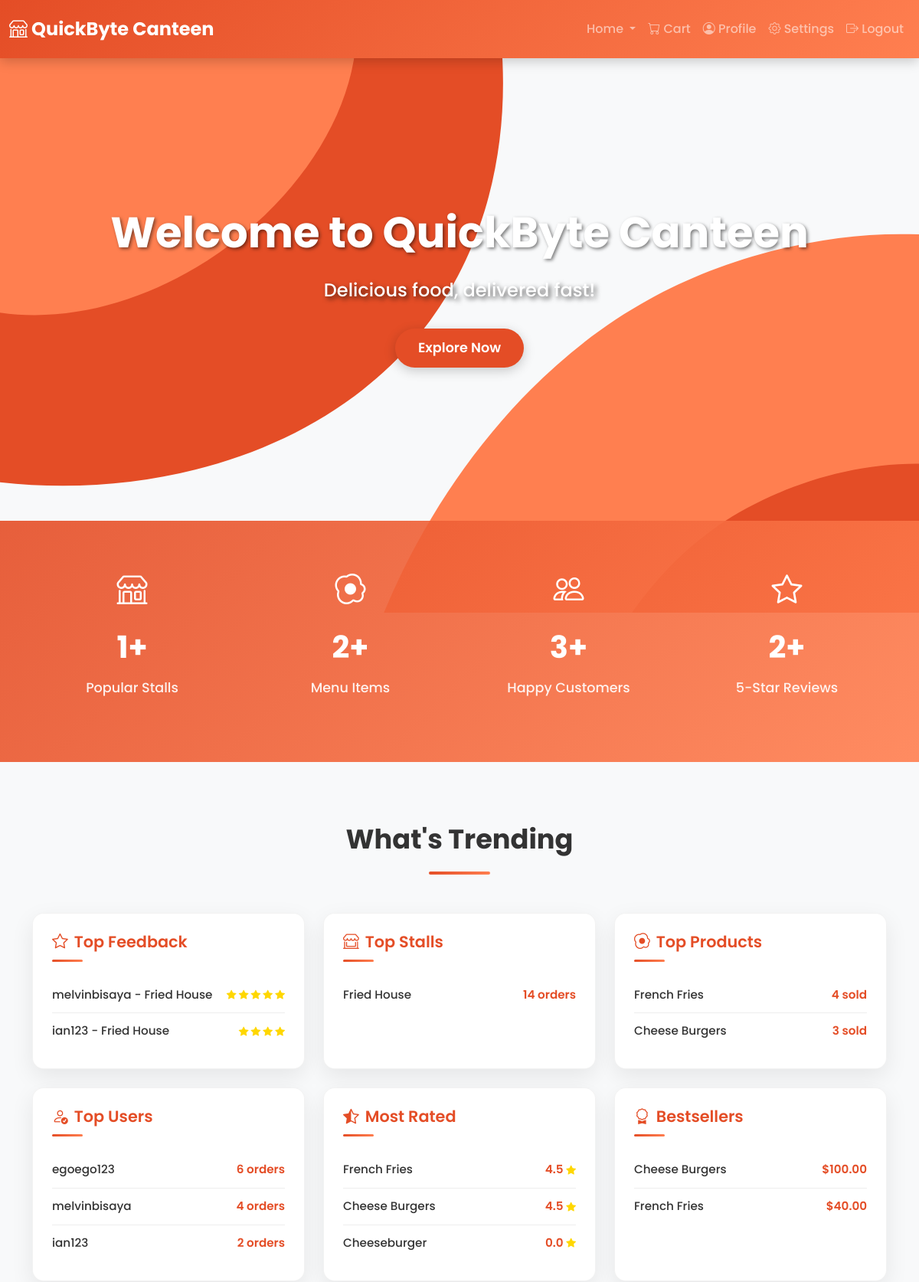
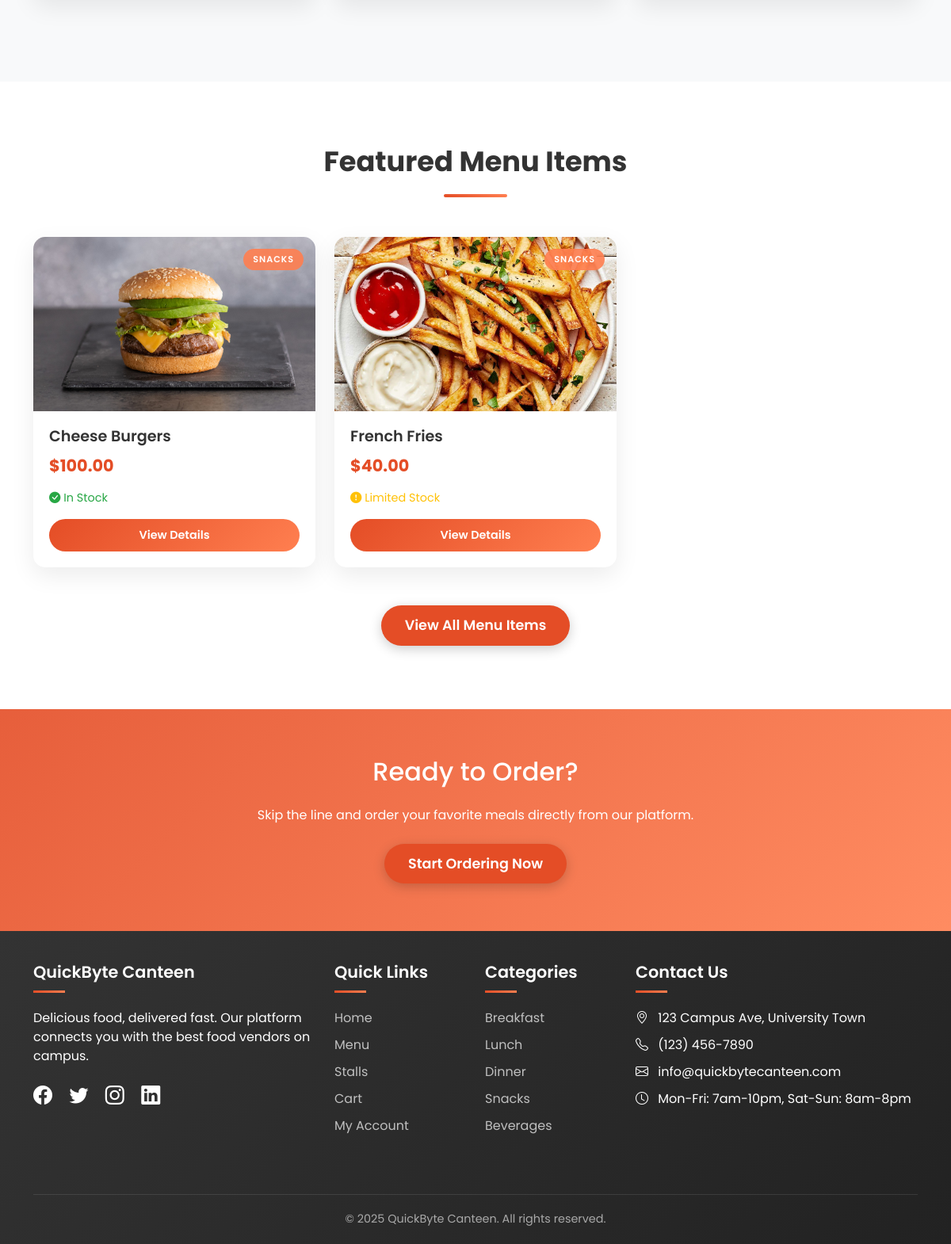
The page /user/index.php (signed in) on the database its author committed (2 pictures, top to bottom).
### tables this page shows
CREATE TABLE IF NOT EXISTS `feedback` (
  `feedback_id` int(11) NOT NULL AUTO_INCREMENT,
  `user_id` int(11) NOT NULL,
  `stall_id` int(11) NOT NULL,
  `rating` int(11) DEFAULT NULL CHECK (`rating` between 1 and 5),
  `comment` text DEFAULT NULL,
  `created_at` timestamp NOT NULL DEFAULT current_timestamp(),
  PRIMARY KEY (`feedback_id`),
  KEY `user_id` (`user_id`),
  KEY `fk_feedback_stalls` (`stall_id`)
);

CREATE TABLE IF NOT EXISTS `users` (
  `user_id` int(11) NOT NULL AUTO_INCREMENT,
  `name` varchar(100) NOT NULL,
  `email` varchar(100) NOT NULL,
  `password` varchar(255) NOT NULL,
  `role` enum('Student','Retailer','Admin') DEFAULT NULL,
  `balance` decimal(10,2) DEFAULT 0.00,
  `phone` varchar(15) DEFAULT NULL,
  `address` varchar(255) DEFAULT NULL,
  `status` tinyint(1) NOT NULL DEFAULT 1,
  `image_path` varchar(255) DEFAULT 'images/default-profile.jpg',
  `email_unique` varchar(255) GENERATED ALWAYS AS (case when `email` = 'ad123min@gmail.com' then NULL else `email` end) STORED,
  PRIMARY KEY (`user_id`),
  UNIQUE KEY `email` (`email`),
  UNIQUE KEY `email_unique` (`email_unique`),
  UNIQUE KEY `unique_email_constraint` (`email`,`role`)
);

CREATE TABLE IF NOT EXISTS `stalls` (
  `stall_id` int(11) NOT NULL AUTO_INCREMENT,
  `stall_name` varchar(100) NOT NULL,
  `description` text DEFAULT NULL,
  `image_path` varchar(255) NOT NULL DEFAULT 'default_stall.jpg',
  `status` enum('Open','Closed','','') NOT NULL,
  `created_at` timestamp NOT NULL DEFAULT current_timestamp(),
  PRIMARY KEY (`stall_id`)
);

CREATE TABLE IF NOT EXISTS `menu_items` (
  `item_id` int(11) NOT NULL AUTO_INCREMENT,
  `name` varchar(100) NOT NULL,
  `price` decimal(10,2) NOT NULL,
  `category` enum('Snacks','Drinks','Meals') NOT NULL,
  `availability` enum('Available','Out Of Stock') DEFAULT 'Out Of Stock',
  `image_path` varchar(255) NOT NULL DEFAULT 'default.jpg',
  `stall_id` int(11) NOT NULL,
  `description` text DEFAULT NULL,
  PRIMARY KEY (`item_id`),
  KEY `stall_id` (`stall_id`)
);

### user/index.php (the view, shortened to what the rows shown need)
<?php
include '../config.php';
$sql_top_feedback = "
    SELECT f.feedback_id, u.name AS user_name, s.stall_name, f.rating, f.comment
    FROM feedback f
    JOIN users u ON f.user_id = u.user_id
    JOIN stalls s ON f.stall_id = s.stall_id
    ORDER BY f.rating DESC
    LIMIT 3
";
$stmt_top_feedback = $con->prepare($sql_top_feedback);
$stmt_top_feedback->execute();
$result_top_feedback = $stmt_top_feedback->get_result();
$top_feedback = $result_top_feedback->fetch_all(MYSQLI_ASSOC);
$sql_top_stalls = "
    SELECT s.stall_id, s.stall_name, COUNT(o.order_id) AS total_orders
    FROM stalls s
    JOIN orders o ON s.stall_id = o.stall_id
    GROUP BY s.stall_id
    ORDER BY total_orders DESC
    LIMIT 3
";
$stmt_top_stalls = $con->prepare($sql_top_stalls);
$stmt_top_stalls->execute();
$result_top_stalls = $stmt_top_stalls->get_result();
$top_stalls = $result_top_stalls->fetch_all(MYSQLI_ASSOC);
$sql_top_products = "
    SELECT m.item_id, m.name, m.price, m.category, m.image_path, SUM(od.quantity) AS total_sold
    FROM order_details od
    JOIN menu_items m ON od.item_id = m.item_id
    GROUP BY m.item_id
    ORDER BY total_sold DESC
    LIMIT 3
";
$stmt_top_products = $con->prepare($sql_top_products);
$stmt_top_products->execute();
$result_top_products = $stmt_top_products->get_result();
$top_products = $result_top_products->fetch_all(MYSQLI_ASSOC);
$sql_top_users = "
    SELECT u.user_id, u.name, COUNT(o.order_id) AS total_orders
    FROM users u
    JOIN orders o ON u.user_id = o.user_id
    GROUP BY u.user_id
    ORDER BY total_orders DESC
    LIMIT 3
";
$stmt_top_users = $con->prepare($sql_top_users);
$stmt_top_users->execute();
$result_top_users = $stmt_top_users->get_result();
$top_users = $result_top_users->fetch_all(MYSQLI_ASSOC);
$sql_most_rated_products = "
    SELECT
        m.item_id,
        m.name,
        m.price,
        m.category,
        m.image_path,
        AVG(f.rating) AS avg_rating
    FROM
        menu_items m
    LEFT JOIN
        feedback f ON m.stall_id = f.stall_id
    GROUP BY
        m.item_id
    ORDER BY
        avg_rating DESC
    LIMIT 3
";
$stmt_most_rated_products = $con->prepare($sql_most_rated_products);
$stmt_most_rated_products->execute();
$result_most_rated_products = $stmt_most_rated_products->get_result();
$most_rated_products = $result_most_rated_products->fetch_all(MYSQLI_ASSOC);
$sql_featured_products = "
    SELECT
        m.item_id,
        m.name,
        m.price,
        m.category,
        m.image_path,
        COALESCE(fs.quantity, 0) AS quantity_in_stock
    FROM
        menu_items m
    LEFT JOIN
        food_storage fs ON m.item_id = fs.item_id
    WHERE
        m.availability = 'Available'
    ORDER BY
        RAND()
    LIMIT 6
";
$stmt_featured_products = $con->prepare($sql_featured_products);
$stmt_featured_products->execute();
$result_featured_products = $stmt_featured_products->get_result();
$featured_products = $result_featured_products->fetch_all(MYSQLI_ASSOC);
?>
<!DOCTYPE html>
<html lang="en">
<head>
    <link rel="stylesheet" href="https://cdn.jsdelivr.net/npm/bootstrap@5.3.0-alpha1/dist/css/bootstrap.min.css">
    <link rel="stylesheet" href="https://cdn.jsdelivr.net/npm/bootstrap-icons/font/bootstrap-icons.css">
</head>
<body>
    <section class="hero-section">
        <div class="container">
            <h1>Welcome to QuickByte Canteen</h1>
        </div>
    </section>
    <section class="page-section">
        <div class="container">
            <h2 class="section-title">What's Trending</h2>
            <div class="row">
                <div class="col-lg-4 col-md-6 mb-4">
                    <div class="stats-card">
                        <ul class="stats-list">
                            <?php if ($top_feedback): ?>
                                <?php foreach ($top_feedback as $feedback): ?>
                                    <li>
                                        <span class="item-name"><?php echo htmlspecialchars($feedback['user_name']); ?> - <?php echo htmlspecialchars($feedback['stall_name']); ?></span>
                                        <span class="item-value">
                                            <span class="rating-stars">
                                                <?php for($i = 0; $i < $feedback['rating']; $i++): ?>
                                                    <i class="bi bi-star-fill"></i>
                                                <?php endfor; ?>
                                            </span>
                                        </span>
                                    </li>
                                <?php endforeach; ?>
                            <?php else: ?>
                                <li><span class="item-name">No feedback yet</span></li>
                            <?php endif; ?>
                        </ul>
                    </div>
                </div>
                <div class="col-lg-4 col-md-6 mb-4">
                    <div class="stats-card">
                        <ul class="stats-list">
                            <?php if ($top_stalls): ?>
                                <?php foreach ($top_stalls as $stall): ?>
                                    <li>
                                        <span class="item-name"><?php echo htmlspecialchars($stall['stall_name']); ?></span>
                                        <span class="item-value"><?php echo $stall['total_orders']; ?> orders</span>
                                    </li>
                                <?php endforeach; ?>
                            <?php else: ?>
                                <li><span class="item-name">No top stalls yet</span></li>
                            <?php endif; ?>
                        </ul>
                    </div>
                </div>
                <div class="col-lg-4 col-md-6 mb-4">
                    <div class="stats-card">
                        <ul class="stats-list">
                            <?php if ($top_products): ?>
                                <?php foreach ($top_products as $product): ?>
                                    <li>
                                        <span class="item-name"><?php echo htmlspecialchars($product['name']); ?></span>
                                        <span class="item-value"><?php echo $product['total_sold']; ?> sold</span>
                                    </li>
                                <?php endforeach; ?>
                            <?php else: ?>
                                <li><span class="item-name">No top products yet</span></li>
                            <?php endif; ?>
                        </ul>
                    </div>
                </div>
                <div class="col-lg-4 col-md-6 mb-4">
                    <div class="stats-card">
                        <ul class="stats-list">
                            <?php if ($top_users): ?>
                                <?php foreach ($top_users as $user): ?>
                                    <li>
                                        <span class="item-name"><?php echo htmlspecialchars($user['name']); ?></span>
                                        <span class="item-value"><?php echo $user['total_orders']; ?> orders</span>
                                    </li>
                                <?php endforeach; ?>
                            <?php else: ?>
                                <li><span class="item-name">No top users yet</span></li>
                            <?php endif; ?>
                        </ul>
                    </div>
                </div>
                <div class="col-lg-4 col-md-6 mb-4">
                    <div class="stats-card">
                        <ul class="stats-list">
                            <?php if ($most_rated_products): ?>
                                <?php foreach ($most_rated_products as $product): ?>
                                    <li>
                                        <span class="item-name"><?php echo htmlspecialchars($product['name']); ?></span>
                                        <span class="item-value">
                                            <?php echo number_format($product['avg_rating'], 1); ?>
                                            <i class="bi bi-star-fill" style="font-size: 0.8rem; color: #FFD700;"></i>
                                        </span>
                                    </li>
                                <?php endforeach; ?>
                            <?php else: ?>
                                <li><span class="item-name">No rated products yet</span></li>
                            <?php endif; ?>
                        </ul>
                    </div>
                </div>
                <div class="col-lg-4 col-md-6 mb-4">
                    <div class="stats-card">
                        <ul class="stats-list">
                                <?php if ($featured_products): ?>
    <?php for($i = 0; $i < min(3, count($featured_products)); $i++): ?>
        <li>
            <span class="item-name"><?php echo htmlspecialchars($featured_products[$i]['name']); ?></span>
            <span class="item-value">$<?php echo number_format($featured_products[$i]['price'], 2); ?></span>
        </li>
    <?php endfor; ?>
<?php else: ?>
    <li><span class="item-name">No bestsellers yet</span></li>
<?php endif; ?>
                        </ul>
                    </div>
                </div>
            </div>
        </div>
    </section>
<section class="page-section">
    <div class="container">
        <h2 class="section-title">Featured Menu Items</h2>
        <div class="row">
            <?php if ($featured_products): ?>
                <?php foreach ($featured_products as $product): ?>
                    <?php
                    $image_path = !empty($product['image_path'])
                        ? htmlspecialchars(str_replace("../../", "../", $product['image_path']))
                        : '../assets/images/default-food.jpg';
                    ?>
                    <div class="col-lg-4 col-md-6 mb-4">
                        <div class="product-card card">
                            <div class="card-img-container">
                                <img src="<?php echo $image_path; ?>"
                                     class="card-img-top"
                                     alt="<?php echo htmlspecialchars($product['name']); ?>">
                                <div class="product-category">
                                    <?php echo htmlspecialchars($product['category']); ?>
                                </div>
                            </div>
                            <div class="card-body">
                                <h5 class="card-title"><?php echo htmlspecialchars($product['name']); ?></h5>
                                <div class="product-price">$<?php echo number_format($product['price'], 2); ?></div>
                                <div class="product-stock">
                                    <?php
                                    $stock = isset($product['quantity_in_stock']) ? $product['quantity_in_stock'] : 0;
                                    if ($stock > 20) {
                                        echo '<span class="stock-high"><i class="bi bi-check-circle-fill"></i> In Stock</span>';
                                    } elseif ($stock > 5) {
                                        echo '<span class="stock-medium"><i class="bi bi-exclamation-circle-fill"></i> Limited Stock</span>';
                                    } else {
                                        echo '<span class="stock-low"><i class="bi bi-x-circle-fill"></i> Low Stock</span>';
                                    }
                                    ?>
                                </div>
                                <a href="product_details.php?item_id=<?php echo $product['item_id']; ?>"
                                   class="btn-view">
                                    View Details
                                </a>
                            </div>
                        </div>
                    </div>
                <?php endforeach; ?>
            <?php else: ?>
                <div class="col-12 text-center">
                    <p>No featured products available at the moment.</p>
                </div>
            <?php endif; ?>
        </div>
    </div>
</section>
    <section class="page-section quick-stats">
        <div class="container text-center">
            <h2 class="mb-4">Ready to Order?</h2>
        </div>
    </section>
</body>
</html>

### rows shown on the page
feedback: user.name "melvinbisaya", stall.stall_name "Fried House", rating 5 (drawn)
feedback: user.name "ian123", stall.stall_name "Fried House", rating 4 (drawn)
stalls: stall_name "Fried House", total_orders "14"
menu_items: name "French Fries", total_sold "4", avg_rating "4.5", price "40.00", image_path (picture), category "SNACKS", shows "Limited Stock"
menu_items: name "Cheese Burgers", total_sold "3", avg_rating "4.5", price "100.00", image_path (picture), category "SNACKS", shows "In Stock"
users: name "egoego123", total_orders "6"
users: name "melvinbisaya", total_orders "4"
users: name "ian123", total_orders "2"
menu_items: name "Cheeseburger", avg_rating "0.0"

### other values the page prints
count($top_stalls) "1"
count($featured_products) "2"
count($top_users) "3"
count($top_feedback) "2"
